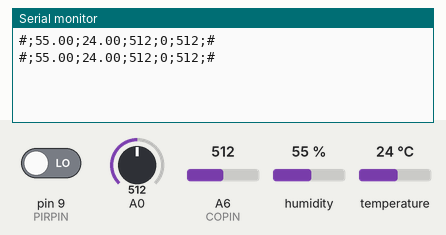
Recording of a sketch running on a simulated Arduino Nano, built with avr-gcc and run on an emulated ATmega328P. Shown: the last lines printed to the serial monitor. The test bench sets the inputs (shaded band); at power-on: humidity 55 %, A0 = 512, A6 (COPIN) = 512, pin 9 (PIRPIN) LOW, temperature 24 °C.

Above: at 2.8 s.
2.9 s: humidity set to 22 %
At 5.1 s:
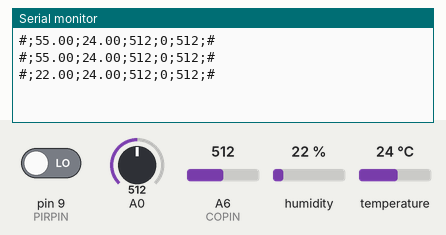
5.6 s: A0 set to 716
At 6.9 s:
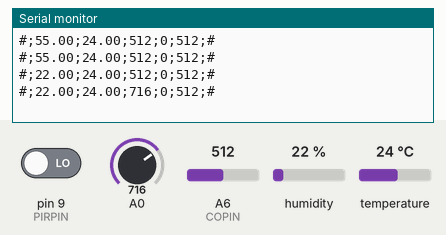
8.3 s: A6 (COPIN) set to 716
At 10.4 s:
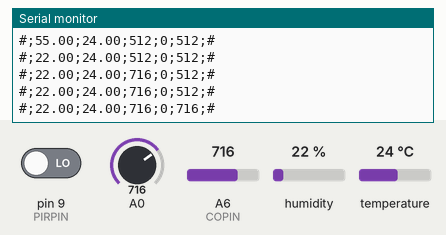
11.0 s: pin 9 (PIRPIN) driven HIGH
At 13.3 s:
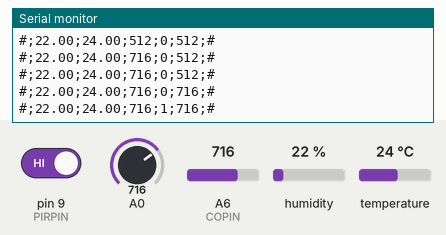
13.7 s: temperature set to 12 °C
At 15.1 s:
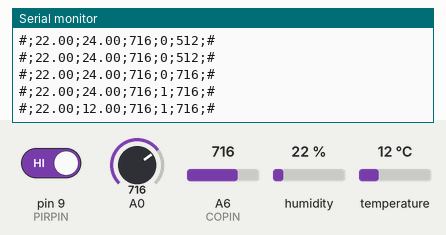
16.4 s: A0 set to 992
At 18.6 s:
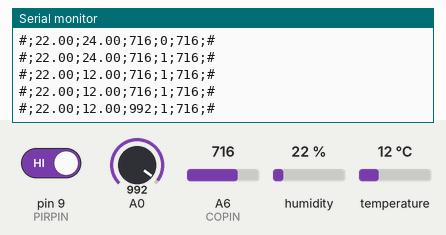
Timing chart, 0 to 20.1 s (numbered marks = the images above; inputs shaded):
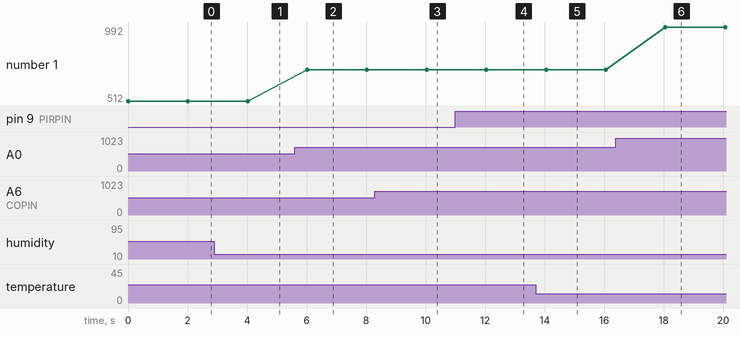

Measured:
- after the input at 2.9 s, the serial monitor: prints a new line after 1.1 s (image 1)
- after the input at 5.6 s, the serial monitor: prints a new line after 0.43 s (image 2)
- after the input at 8.3 s, the serial monitor: prints a new line after 1.7 s (image 3)
- after the input at 11.0 s, the serial monitor: prints a new line after 1.0 s (image 4)
- after the input at 13.7 s, the serial monitor: prints a new line after 0.35 s (image 5)
- after the input at 16.4 s, the serial monitor: prints a new line after 1.7 s (image 6)
- plotted number 1: 512 → 716 after the input at 5.6 s, 716 → 992 after the input at 16.4 s

The sketch:

arduino_send_data.ino
```cpp
/*
 * Arduino send data through Blutooth
 *
 * The value of sensors are read, concatened on
 * String and send via serial port.
 */

#include "DHT.h"

#define DHTPIN	3
#define DHTTYPE	DHT22
#define PIRPIN	9
#define COPIN	A6

DHT dht(DHTPIN, DHTTYPE);
float humidaty, temperature;
boolean pir = 0;
int co, mic;

String msg = "";
char nome[40];

void setup() {
  Serial.begin(9600);
  dht.begin();
}

void loop() {
  humidaty = dht.readHumidity();
  temperature = dht.readTemperature();
  pir = digitalRead(PIRPIN);
  co = analogRead(COPIN);
  mic = analogRead(A0);
  msg = "#;" +String(humidaty) + ";" + String(temperature) +";"+ String(mic) +";"+ String(pir)+ ";" + String(co) + ";#" +"\n";
  Serial.print(msg);
  delay(2000);
}
```
